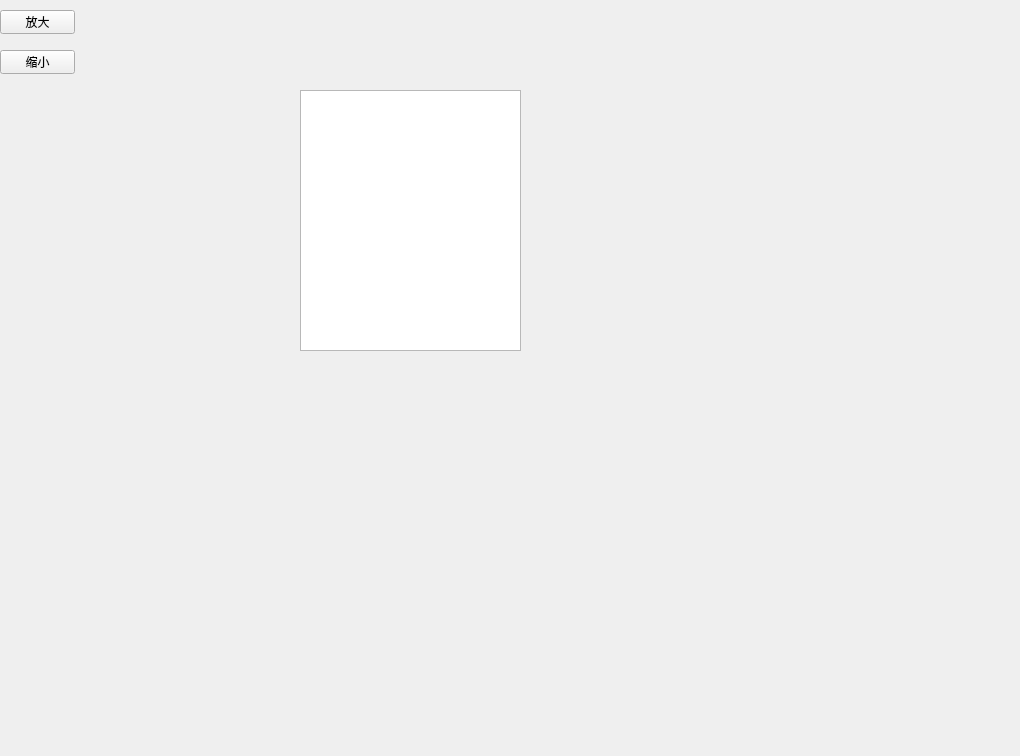
<?xml version="1.0" encoding="UTF-8"?>
<ui version="4.0">
 <class>MainWindow</class>
 <widget class="QMainWindow" name="MainWindow">
  <property name="geometry">
   <rect>
    <x>0</x>
    <y>0</y>
    <width>1020</width>
    <height>756</height>
   </rect>
  </property>
  <property name="windowTitle">
   <string>MainWindow</string>
  </property>
  <widget class="QWidget" name="centralwidget">
   <widget class="QPushButton" name="zoomout">
    <property name="geometry">
     <rect>
      <x>0</x>
      <y>10</y>
      <width>75</width>
      <height>24</height>
     </rect>
    </property>
    <property name="text">
     <string>放大</string>
    </property>
   </widget>
   <widget class="QWidget" name="gridLayoutWidget">
    <property name="geometry">
     <rect>
      <x>300</x>
      <y>90</y>
      <width>221</width>
      <height>261</height>
     </rect>
    </property>
    <layout class="QGridLayout" name="gridLayout">
     <item row="0" column="0">
      <widget class="QGraphicsView" name="picshow"/>
     </item>
    </layout>
   </widget>
   <widget class="QPushButton" name="zoommin">
    <property name="geometry">
     <rect>
      <x>0</x>
      <y>50</y>
      <width>75</width>
      <height>24</height>
     </rect>
    </property>
    <property name="text">
     <string>缩小</string>
    </property>
   </widget>
  </widget>
  <widget class="QMenuBar" name="menubar">
   <property name="geometry">
    <rect>
     <x>0</x>
     <y>0</y>
     <width>1020</width>
     <height>22</height>
    </rect>
   </property>
  </widget>
 </widget>
 <resources>
  <include location="../UI/ui_nuannuan.qrc"/>
 </resources>
 <connections/>
</ui>
